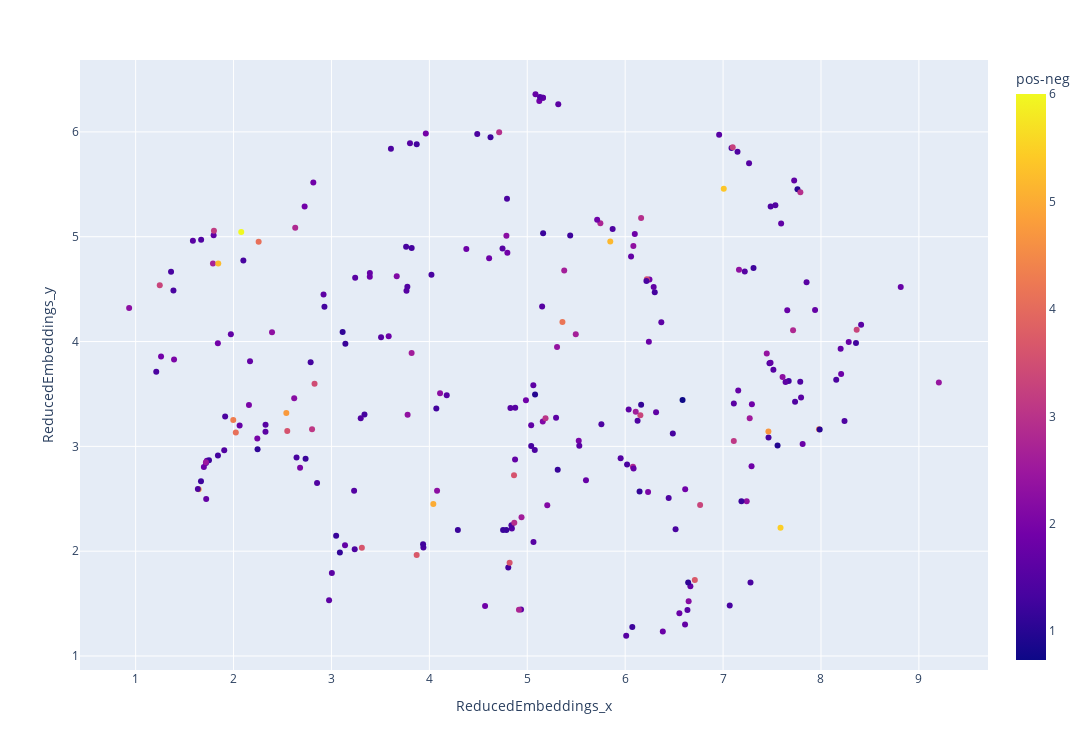

Notebook code for this chart:
### Code cell
px.scatter(final, x='ReducedEmbeddings_x', y='ReducedEmbeddings_y', width=1200, height=750, hover_data=['title', 'CustomName'], color='pos-neg')

### Figure 1 — Plotly figure (JSON) as saved in the notebook; plotly's stock layout.template omitted (floating-point values rounded to 4 significant figures; data arrays with more than 128 entries replaced by an {"elided": "..."} marker saying what was removed)
{"data": [{"customdata": {"elided": "245x2 str values"}, "hovertemplate": "ReducedEmbeddings_x=%{x}<br>ReducedEmbeddings_y=%{y}<br>title=%{customdata[0]}<br>CustomName=%{customdata[1]}<br>pos-neg=%{marker.color}<extra></extra>", "legendgroup": "", "marker": {"color": {"elided": "245 float values"}, "coloraxis": "coloraxis", "symbol": "circle"}, "mode": "markers", "name": "", "orientation": "v", "showlegend": false, "type": "scatter", "x": {"elided": "245 float values"}, "xaxis": "x", "y": {"elided": "245 float values"}, "yaxis": "y"}], "layout": {"coloraxis": {"colorbar": {"title": {"text": "pos-neg"}}, "colorscale": [[0, "#0d0887"], [0.1111, "#46039f"], [0.2222, "#7201a8"], [0.3333, "#9c179e"], [0.4444, "#bd3786"], [0.5556, "#d8576b"], [0.6667, "#ed7953"], [0.7778, "#fb9f3a"], [0.8889, "#fdca26"], [1, "#f0f921"]]}, "height": 750, "legend": {"tracegroupgap": 0}, "margin": {"t": 60}, "width": 1200, "xaxis": {"anchor": "y", "domain": [0, 1], "title": {"text": "ReducedEmbeddings_x"}}, "yaxis": {"anchor": "x", "domain": [0, 1], "title": {"text": "ReducedEmbeddings_y"}}}}
